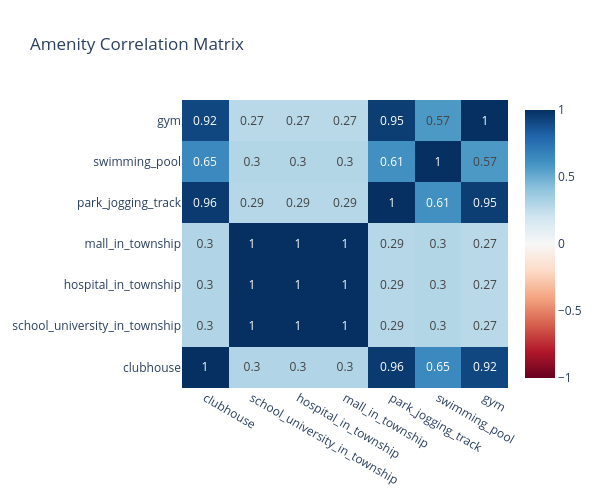

This figure's notebook cell:
### Code cell
corr = df[amenity_cols].corr()

fig = go.Figure(data=go.Heatmap(
    z=corr.values, x=amenity_cols, y=amenity_cols,
    colorscale='RdBu', zmin=-1, zmax=1,
    text=corr.values.round(2), texttemplate='%{text}'
))
fig.update_layout(title='Amenity Correlation Matrix', height=500, width=600)
fig.show()

### Figure 1 — Plotly figure (JSON) as saved in the notebook; plotly's stock layout.template omitted (floating-point values rounded to 4 significant figures)
{"data": [{"colorscale": [[0, "rgb(103,0,31)"], [0.1, "rgb(178,24,43)"], [0.2, "rgb(214,96,77)"], [0.3, "rgb(244,165,130)"], [0.4, "rgb(253,219,199)"], [0.5, "rgb(247,247,247)"], [0.6, "rgb(209,229,240)"], [0.7, "rgb(146,197,222)"], [0.8, "rgb(67,147,195)"], [0.9, "rgb(33,102,172)"], [1, "rgb(5,48,97)"]], "text": [[1.0, 0.3, 0.3, 0.3, 0.96, 0.65, 0.92], [0.3, 1.0, 1.0, 1.0, 0.29, 0.3, 0.27], [0.3, 1.0, 1.0, 1.0, 0.29, 0.3, 0.27], [0.3, 1.0, 1.0, 1.0, 0.29, 0.3, 0.27], [0.96, 0.29, 0.29, 0.29, 1.0, 0.61, 0.95], [0.65, 0.3, 0.3, 0.3, 0.61, 1.0, 0.57], [0.92, 0.27, 0.27, 0.27, 0.95, 0.57, 1.0]], "texttemplate": "%{text}", "type": "heatmap", "x": ["clubhouse", "school_university_in_township", "hospital_in_township", "mall_in_township", "park_jogging_track", "swimming_pool", "gym"], "y": ["clubhouse", "school_university_in_township", "hospital_in_township", "mall_in_township", "park_jogging_track", "swimming_pool", "gym"], "z": [[1.0, 0.3004, 0.3004, 0.3004, 0.9619, 0.6464, 0.9153], [0.3004, 1.0, 1.0, 1.0, 0.2889, 0.2965, 0.2749], [0.3004, 1.0, 1.0, 1.0, 0.2889, 0.2965, 0.2749], [0.3004, 1.0, 1.0, 1.0, 0.2889, 0.2965, 0.2749], [0.9619, 0.2889, 0.2889, 0.2889, 1.0, 0.6145, 0.9515], [0.6464, 0.2965, 0.2965, 0.2965, 0.6145, 1.0, 0.575], [0.9153, 0.2749, 0.2749, 0.2749, 0.9515, 0.575, 1.0]], "zmax": 1, "zmin": -1}], "layout": {"height": 500, "title": {"text": "Amenity Correlation Matrix"}, "width": 600}}
